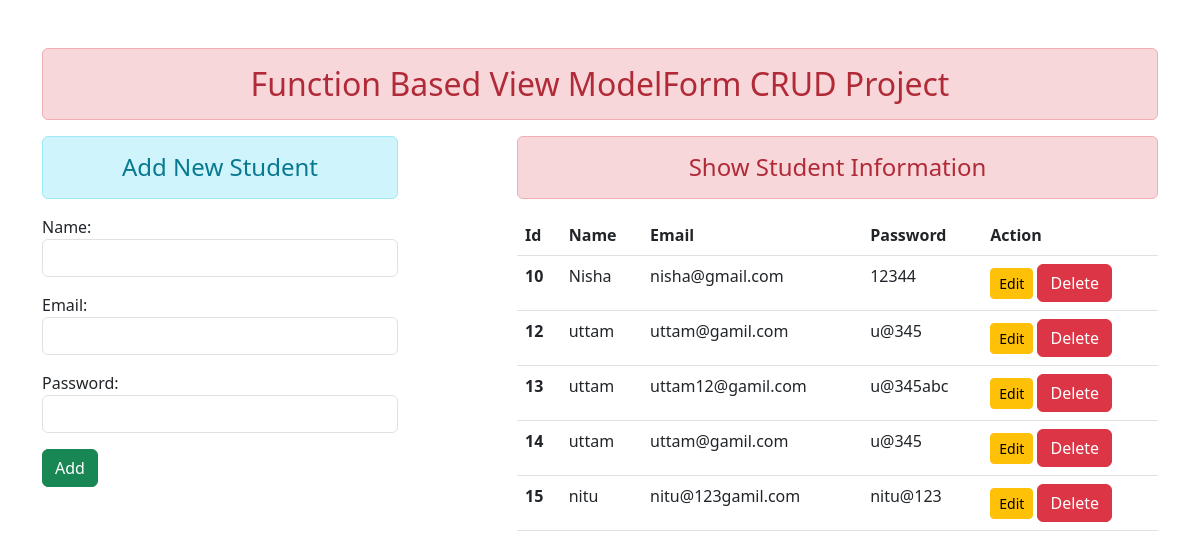
Before: / with the older database file.
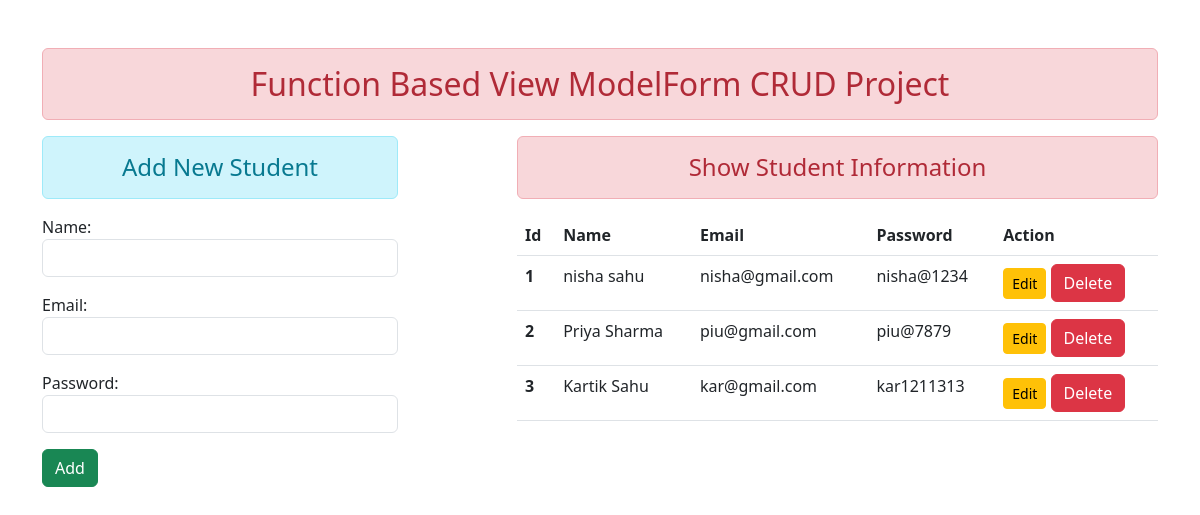
After: the same page with the newer database file.
### enroll/models.py (models this page shows)
class User(models.Model):
    name=models.CharField(max_length=60,unique=True)
    email=models.EmailField(max_length=254,unique=True)
    password=models.CharField(max_length=100,unique=True)

### enroll/views.py (the view)
# urls.py: path('',views.add_show,name='addshow'),
def add_show(request):
    if request.method == 'POST':
        fm=StudentRegistration(request.POST)
        if fm.is_valid():
            fm.save()
            fm=StudentRegistration()
            return HttpResponseRedirect('/')
    else:
        fm=StudentRegistration()
    stud=User.objects.all()
    return render(request,'add_show.html',{'form':fm,'stu':stud})

### enroll/forms.py
class StudentRegistration(forms.ModelForm):
    class Meta:
        model=User
        fields=['name','email','password']
        widgets={
            'name':forms.TextInput(attrs={'class':'form-control'}),
            'email':forms.EmailInput(attrs={'class':'form-control'}),
            'password':forms.PasswordInput(render_value=True,attrs={'class':'form-control'}),
        }

### enroll/templates/add_show.html (shortened to what this page needs)
{% extends 'base.html' %} {% block content %}
<div class="row">
  <div class="col-sm-4">
    <h4 class="text-center alert alert-info">Add New Student</h4>
    <form action="" method="POST">
      {% csrf_token %} {{form.as_p}}
      <input type="submit" class="btn btn-success" value="Add" />
    </form>
  </div>
  <div class="col-sm-7 offset-1">
    <h4 class="text-center alert alert-danger">Show Student Information</h4>
    {% if stu %}
    <table class="table table-hover">
      <thead>
        <tr>
          <th scope="col">Id</th>
          <th scope="col">Name</th>
          <th scope="col">Email</th>
          <th scope="col">Password</th>
          <th scope="col">Action</th>
        </tr>
      </thead>
      <tbody>
    {% for st in stu %}
        <tr>
          <th scope="row">{{st.id}}</th>
          <td>{{st.name}}</td>
          <td>{{st.email}}</td>
          <td>{{st.password}}</td>
          <td>
            <a href="{% url 'updatedata' st.id %}" class="btn btn-warning btn-sm">Edit</a>
            <form action="{% url 'deletedata' st.id %}" method="post" class="d-inline">
            <input type="submit" class="btn btn-danger" value="Delete">
        </form>
          </td>
        </tr>
    {% endfor %}
      </tbody>
    </table>
     {% else %}
    <h4 class="text-center alert alert-danger">No records</h4>
    {% endif %}
  </div>
</div>
{% endblock content %}

### enroll/templates/base.html (shortened to what this page needs)
<!DOCTYPE html>
<html lang="en">
    {% load static %}
<head>
    <link rel="stylesheet" href="{% static 'css/bootstrap.css' %}">
</head>
<body>
    <div class="container mt-5">
        <h2 class="text-center alert alert-danger">
            Function Based View ModelForm CRUD Project
        </h2>
  {% block content  %}
  {% endblock content  %}
    </div>
  </body>
</body>
</html>

Changed rows visible on the page:
removed User: id "10", name "Nisha", email "nisha@gmail.com", password "12344"
removed User: id "12", name "uttam", email "uttam@gamil.com", password "u@345"
removed User: id "13", name "uttam", email "uttam12@gamil.com", password "u@345abc"
removed User: id "14", name "uttam", email "uttam@gamil.com", password "u@345"
removed User: id "15", name "nitu", email "nitu@123gamil.com", password "nitu@123"
added User: id "1", name "nisha sahu", email "nisha@gmail.com", password "nisha@1234"
added User: id "2", name "Priya Sharma", email "piu@gmail.com", password "piu@7879"
added User: id "3", name "Kartik Sahu", email "kar@gmail.com", password "kar1211313"
